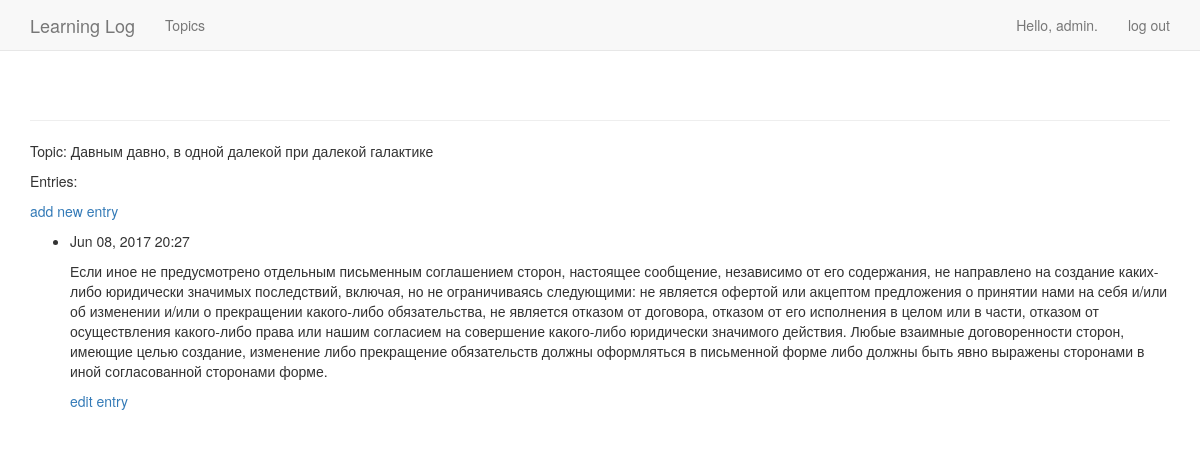
/topics/4/ (signed in), run on an earlier commit of the app's database.
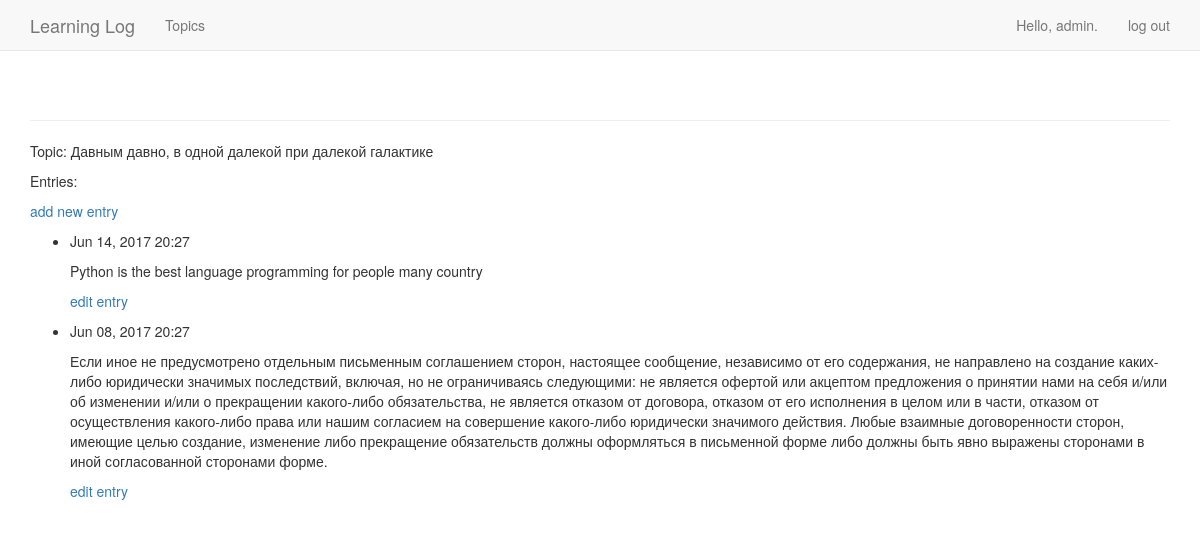
And on a later commit of the database.
### learning_logs/models.py (models this page shows, shortened)
class Entry(models.Model):
    topic = models.ForeignKey(Topic)
    text = models.TextField()
    date_added = models.DateTimeField(auto_now_add=True)
    class Meta:
        verbose_name_plural = 'entries'

### learning_logs/views.py (the view)
# urls.py: url(r'^topics/(?P<topic_id>\d+)/$', views.topic, name='topic'),
def topic(request, topic_id):
    topic = Topic.objects.get(id=topic_id)
    if topic.owner != request.user:
        raise Http404
    entries = topic.entry_set.order_by('-date_added')
    context = {'topic': topic, 'entries': entries}
    return render(request, 'learning_logs/topic.html', context)

### learning_logs/models.py (called while the page is built)
    def __str__(self):
        return self.text

### learning_logs/templates/learning_logs/topic.html
{% extends 'learning_logs/base.html' %}
{% block content %}
  <p>Topic: {{ topic }}</p>
  <p>Entries:</p>
  <p>
    <a href="{% url 'learning_logs:new_entry' topic.id %}">add new entry</a>
  </p>
  <ul>
  {% for entry in entries %}
    <li>
      <p>{{ entry.date_added|date:'M d, Y H:i' }}</p>
      <p>{{ entry.text|linebreaks }}</p>
      <p>
		  <a href="{% url 'learning_logs:edit_entry' entry.id %}">edit entry</a>
      </p>
    </li>
  {% empty %}
    <li>
      There are no entries for this topic yet.
    </li>
  {% endfor %}
  </ul>
{% endblock content %}

What changed in the data, as far as the page shows it:
added Entry: date_added "Jun 14, 2017 20:27", text "Python is the best language programming for people many country"
